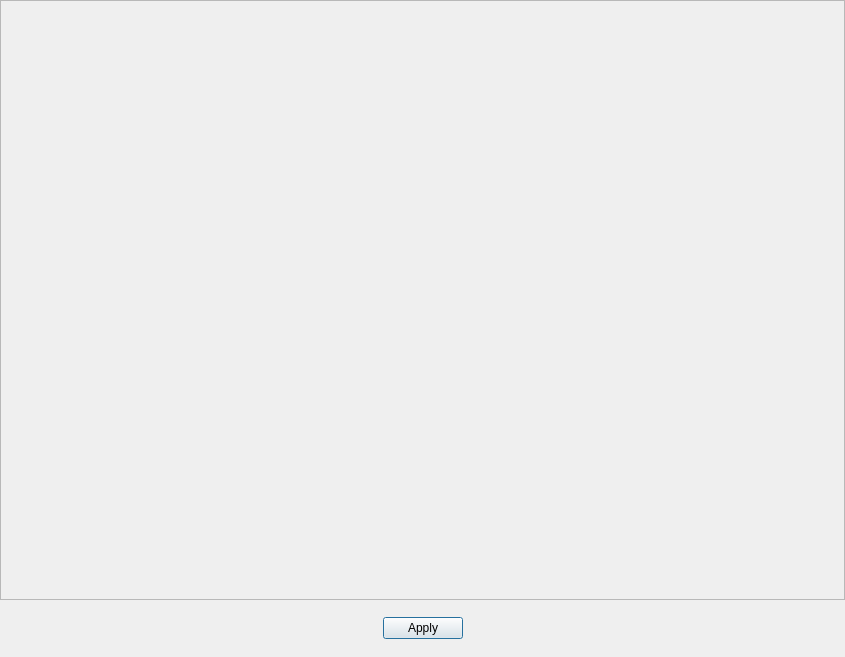
<?xml version="1.0" encoding="UTF-8"?>
<ui version="4.0">
 <class>Dialog</class>
 <widget class="QDialog" name="Dialog">
  <property name="geometry">
   <rect>
    <x>0</x>
    <y>0</y>
    <width>845</width>
    <height>657</height>
   </rect>
  </property>
  <property name="sizePolicy">
   <sizepolicy hsizetype="Fixed" vsizetype="Fixed">
    <horstretch>0</horstretch>
    <verstretch>0</verstretch>
   </sizepolicy>
  </property>
  <property name="windowTitle">
   <string>Dialog</string>
  </property>
  <property name="styleSheet">
   <string notr="true">QFrame#frame_colormaps {
	background: url(:/background/imgs/cm.png) no-repeat;
}</string>
  </property>
  <property name="locale">
   <locale language="English" country="UnitedStates"/>
  </property>
  <layout class="QVBoxLayout" name="verticalLayout">
   <property name="spacing">
    <number>0</number>
   </property>
   <property name="leftMargin">
    <number>0</number>
   </property>
   <property name="topMargin">
    <number>0</number>
   </property>
   <property name="rightMargin">
    <number>0</number>
   </property>
   <property name="bottomMargin">
    <number>0</number>
   </property>
   <item>
    <widget class="QFrame" name="frame_colormaps">
     <property name="sizePolicy">
      <sizepolicy hsizetype="Fixed" vsizetype="Fixed">
       <horstretch>0</horstretch>
       <verstretch>0</verstretch>
      </sizepolicy>
     </property>
     <property name="minimumSize">
      <size>
       <width>845</width>
       <height>600</height>
      </size>
     </property>
     <property name="locale">
      <locale language="English" country="UnitedStates"/>
     </property>
     <property name="frameShape">
      <enum>QFrame::StyledPanel</enum>
     </property>
     <property name="frameShadow">
      <enum>QFrame::Raised</enum>
     </property>
    </widget>
   </item>
   <item>
    <widget class="QDialogButtonBox" name="buttonBox">
     <property name="sizePolicy">
      <sizepolicy hsizetype="Expanding" vsizetype="Preferred">
       <horstretch>0</horstretch>
       <verstretch>0</verstretch>
      </sizepolicy>
     </property>
     <property name="locale">
      <locale language="English" country="UnitedStates"/>
     </property>
     <property name="orientation">
      <enum>Qt::Horizontal</enum>
     </property>
     <property name="standardButtons">
      <set>QDialogButtonBox::Apply</set>
     </property>
     <property name="centerButtons">
      <bool>true</bool>
     </property>
    </widget>
   </item>
  </layout>
 </widget>
 <resources>
  <include location="resources.qrc"/>
 </resources>
 <connections>
  <connection>
   <sender>buttonBox</sender>
   <signal>accepted()</signal>
   <receiver>Dialog</receiver>
   <slot>accept()</slot>
   <hints>
    <hint type="sourcelabel">
     <x>248</x>
     <y>254</y>
    </hint>
    <hint type="destinationlabel">
     <x>157</x>
     <y>274</y>
    </hint>
   </hints>
  </connection>
  <connection>
   <sender>buttonBox</sender>
   <signal>rejected()</signal>
   <receiver>Dialog</receiver>
   <slot>reject()</slot>
   <hints>
    <hint type="sourcelabel">
     <x>316</x>
     <y>260</y>
    </hint>
    <hint type="destinationlabel">
     <x>286</x>
     <y>274</y>
    </hint>
   </hints>
  </connection>
 </connections>
</ui>
